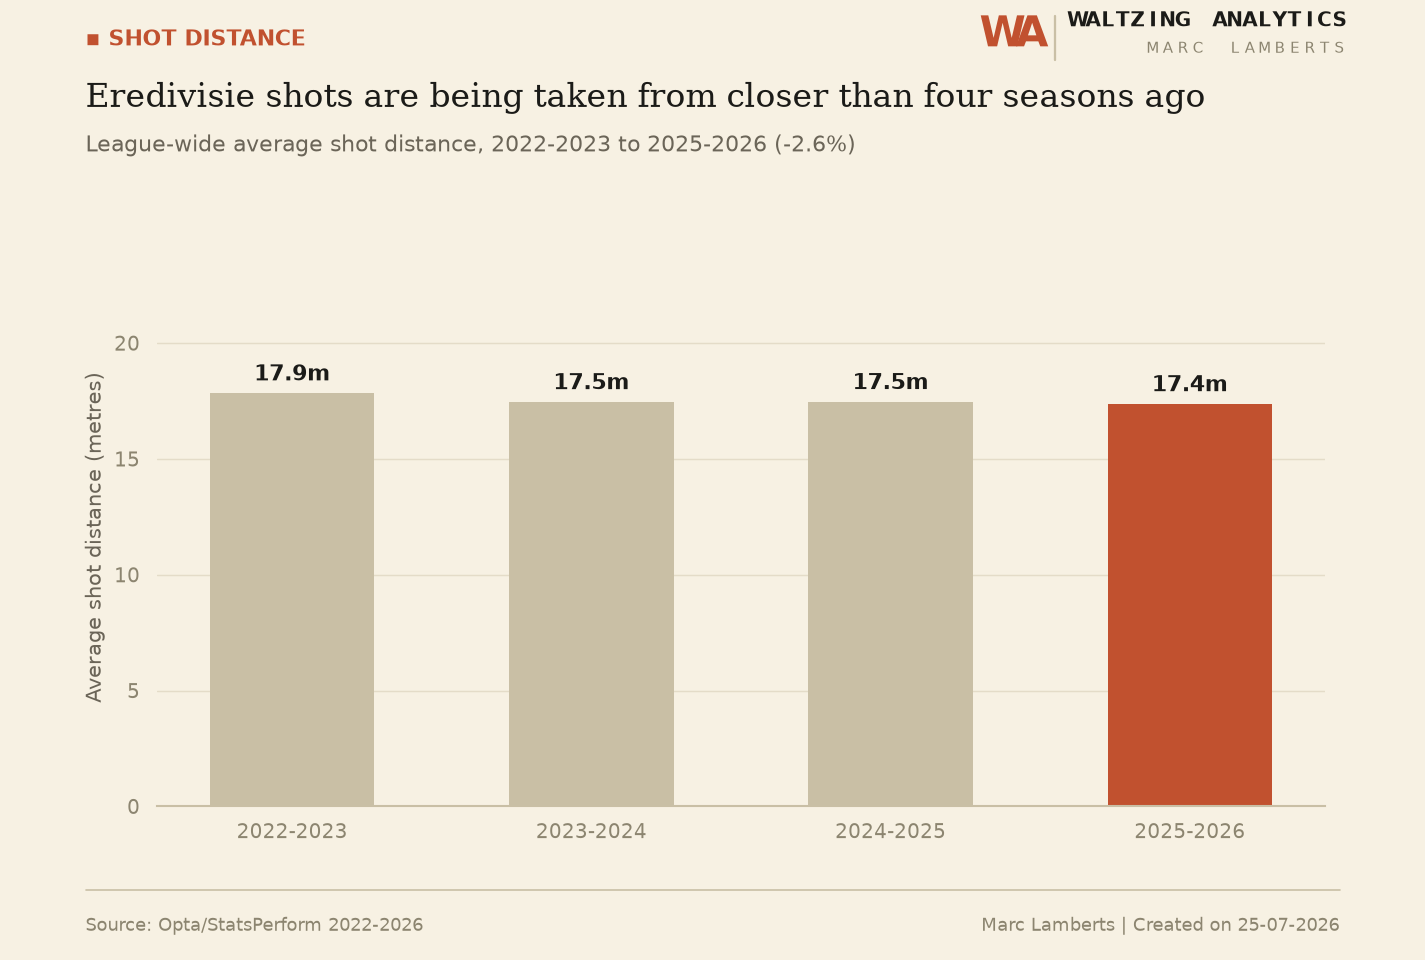

Recreate this plot in Python.
"""
League-wide average shot distance, Eredivisie, 2022-2023 through 2025-2026.

Events/2022-2023 wasn't in this branch when this script was first written
(the branch predated main picking it up) -- merged in from main once
pointed out, then run through build_season_aggregate.py 2022-2023 exactly
like the other pre-2025-2026 seasons (337 metric columns, same season
gating, no surprises).

Reuses the already-computed, already-verified per-player shot_dist_total_m
and shots columns from Aggregated/<season>/player_season_aggregated.csv
(dist_to_goal_m at the moment of the shot, typeId 13/14/15/16 -- Miss,
Post, Attempt Saved, Goal -- summed in build_season_aggregate.py) rather
than recomputing from raw events: summing both columns across every player
and dividing gives the league-wide average directly, weighted by each
player's actual shot volume (not a naive average of players' own averages,
which would overweight low-volume shooters).

Usage: python3 avg_shot_distance.py
"""
import csv
import os
import sys

import matplotlib.pyplot as plt

ROOT = os.path.dirname(os.path.abspath(__file__))
REPO_ROOT = os.path.dirname(ROOT)
SEASONS = ["2022-2023", "2023-2024", "2024-2025", "2025-2026"]

sys.path.insert(0, REPO_ROOT)
from housestyle import style, components  # noqa: E402


def season_avg(season):
    path = os.path.join(ROOT, season, "player_season_aggregated.csv")
    total_dist, total_shots = 0.0, 0
    with open(path, encoding="utf-8-sig") as f:
        for row in csv.DictReader(f):
            try:
                shots = int(float(row.get("shots") or 0))
                dist = float(row.get("shot_dist_total_m") or 0)
            except ValueError:
                continue
            total_shots += shots
            total_dist += dist
    return total_dist / total_shots if total_shots else None, total_shots


def main():
    rows = []
    for season in SEASONS:
        avg_m, n_shots = season_avg(season)
        rows.append({"season": season, "avg_shot_distance_m": round(avg_m, 3), "n_shots": n_shots})
        print(f"{season}: n_shots={n_shots}  avg_shot_distance_m={avg_m:.3f}")

    csv_path = os.path.join(ROOT, "avg_shot_distance.csv")
    with open(csv_path, "w", newline="", encoding="utf-8") as f:
        w = csv.DictWriter(f, fieldnames=["season", "avg_shot_distance_m", "n_shots"])
        w.writeheader()
        w.writerows(rows)
    print(f"Wrote {csv_path}")

    build_chart(rows)


def build_chart(rows):
    palette, cats = style.apply("light")
    fig = plt.figure(figsize=(9.5, 6.4))
    ax = fig.add_axes([0.11, 0.16, 0.82, 0.56])

    seasons = [r["season"] for r in rows]
    vals = [r["avg_shot_distance_m"] for r in rows]
    bars = ax.bar(seasons, vals, width=0.55)
    components.highlight_bars(bars, accent_index=len(vals) - 1, palette=palette)
    for i, v in enumerate(vals):
        ax.annotate(f"{v:.1f}m", xy=(i, v), xytext=(0, 6), textcoords="offset points",
                    ha="center", fontsize=10.5, fontweight="bold", color=palette["ink_primary"])
    ax.set_ylabel("Average shot distance (metres)")
    ax.set_ylim(0, max(vals) * 1.3)

    first, last = vals[0], vals[-1]
    pct_change = (last - first) / first * 100
    n_seasons_word = "four seasons"
    if abs(pct_change) < 2:
        title = f"Eredivisie average shot distance has barely moved in {n_seasons_word}"
    else:
        direction = "closer" if last < first else "further out"
        title = f"Eredivisie shots are being taken from {direction} than {n_seasons_word} ago"

    components.header(
        fig, kicker="Shot Distance",
        title=title,
        dek=f"League-wide average shot distance, {seasons[0]} to {seasons[-1]} ({pct_change:+.1f}%)",
        palette=palette,
    )
    components.footer(fig, source="Opta/StatsPerform 2022-2026", palette=palette)

    out_path = os.path.join(ROOT, "avg_shot_distance.png")
    fig.savefig(out_path, facecolor=fig.get_facecolor(), dpi=150)
    print(f"Wrote {out_path}")


if __name__ == "__main__":
    main()
